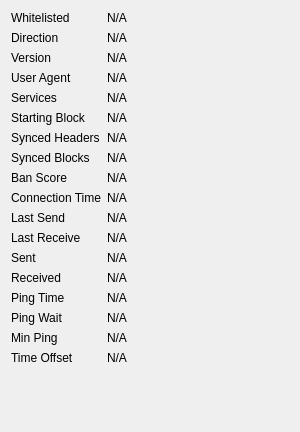
             <widget class="QWidget" name="detailWidget">
              <property name="geometry">
               <rect>
                <x>0</x>
                <y>0</y>
                <width>300</width>
                <height>432</height>
               </rect>
              </property>
              <property name="minimumSize">
               <size>
                <width>300</width>
                <height>0</height>
               </size>
              </property>
              <layout class="QGridLayout" name="gridLayout_2" columnstretch="0,1">
               <item row="0" column="0">
                <widget class="QLabel" name="label_30">
                 <property name="text">
                  <string>Whitelisted</string>
                 </property>
                </widget>
               </item>
               <item row="0" column="1">
                <widget class="QLabel" name="peerWhitelisted">
                 <property name="cursor">
                  <cursorShape>IBeamCursor</cursorShape>
                 </property>
                 <property name="text">
                  <string>N/A</string>
                 </property>
                 <property name="textFormat">
                  <enum>Qt::PlainText</enum>
                 </property>
                 <property name="textInteractionFlags">
                  <set>Qt::LinksAccessibleByMouse|Qt::TextSelectableByMouse</set>
                 </property>
                </widget>
               </item>
               <item row="1" column="0">
                <widget class="QLabel" name="label_23">
                 <property name="text">
                  <string>Direction</string>
                 </property>
                </widget>
               </item>
               <item row="1" column="1">
                <widget class="QLabel" name="peerDirection">
                 <property name="cursor">
                  <cursorShape>IBeamCursor</cursorShape>
                 </property>
                 <property name="text">
                  <string>N/A</string>
                 </property>
                 <property name="textFormat">
                  <enum>Qt::PlainText</enum>
                 </property>
                 <property name="textInteractionFlags">
                  <set>Qt::LinksAccessibleByMouse|Qt::TextSelectableByMouse</set>
                 </property>
                </widget>
               </item>
               <item row="2" column="0">
                <widget class="QLabel" name="label_21">
                 <property name="text">
                  <string>Version</string>
                 </property>
                </widget>
               </item>
               <item row="2" column="1">
                <widget class="QLabel" name="peerVersion">
                 <property name="cursor">
                  <cursorShape>IBeamCursor</cursorShape>
                 </property>
                 <property name="text">
                  <string>N/A</string>
                 </property>
                 <property name="textFormat">
                  <enum>Qt::PlainText</enum>
                 </property>
                 <property name="textInteractionFlags">
                  <set>Qt::LinksAccessibleByMouse|Qt::TextSelectableByMouse</set>
                 </property>
                </widget>
               </item>
               <item row="3" column="0">
                <widget class="QLabel" name="label_28">
                 <property name="text">
                  <string>User Agent</string>
                 </property>
                </widget>
               </item>
               <item row="3" column="1">
                <widget class="QLabel" name="peerSubversion">
                 <property name="cursor">
                  <cursorShape>IBeamCursor</cursorShape>
                 </property>
                 <property name="text">
                  <string>N/A</string>
                 </property>
                 <property name="textFormat">
                  <enum>Qt::PlainText</enum>
                 </property>
                 <property name="textInteractionFlags">
                  <set>Qt::LinksAccessibleByMouse|Qt::TextSelectableByMouse</set>
                 </property>
                </widget>
               </item>
               <item row="4" column="0">
                <widget class="QLabel" name="label_4">
                 <property name="text">
                  <string>Services</string>
                 </property>
                </widget>
               </item>
               <item row="4" column="1">
                <widget class="QLabel" name="peerServices">
                 <property name="cursor">
                  <cursorShape>IBeamCursor</cursorShape>
                 </property>
                 <property name="text">
                  <string>N/A</string>
                 </property>
                 <property name="textFormat">
                  <enum>Qt::PlainText</enum>
                 </property>
                 <property name="textInteractionFlags">
                  <set>Qt::LinksAccessibleByMouse|Qt::TextSelectableByMouse</set>
                 </property>
                </widget>
               </item>
               <item row="5" column="0">
                <widget class="QLabel" name="label_29">
                 <property name="text">
                  <string>Starting Block</string>
                 </property>
                </widget>
               </item>
               <item row="5" column="1">
                <widget class="QLabel" name="peerHeight">
                 <property name="cursor">
                  <cursorShape>IBeamCursor</cursorShape>
                 </property>
                 <property name="text">
                  <string>N/A</string>
                 </property>
                 <property name="textFormat">
                  <enum>Qt::PlainText</enum>
                 </property>
                 <property name="textInteractionFlags">
                  <set>Qt::LinksAccessibleByMouse|Qt::TextSelectableByMouse</set>
                 </property>
                </widget>
               </item>
               <item row="6" column="0">
                <widget class="QLabel" name="label_27">
                 <property name="text">
                  <string>Synced Headers</string>
                 </property>
                </widget>
               </item>
               <item row="6" column="1">
                <widget class="QLabel" name="peerSyncHeight">
                 <property name="cursor">
                  <cursorShape>IBeamCursor</cursorShape>
                 </property>
                 <property name="text">
                  <string>N/A</string>
                 </property>
                 <property name="textFormat">
                  <enum>Qt::PlainText</enum>
                 </property>
                 <property name="textInteractionFlags">
                  <set>Qt::LinksAccessibleByMouse|Qt::TextSelectableByMouse</set>
                 </property>
                </widget>
               </item>
               <item row="7" column="0">
                <widget class="QLabel" name="label_25">
                 <property name="text">
                  <string>Synced Blocks</string>
                 </property>
                </widget>
               </item>
               <item row="7" column="1">
                <widget class="QLabel" name="peerCommonHeight">
                 <property name="cursor">
                  <cursorShape>IBeamCursor</cursorShape>
                 </property>
                 <property name="text">
                  <string>N/A</string>
                 </property>
                 <property name="textFormat">
                  <enum>Qt::PlainText</enum>
                 </property>
                 <property name="textInteractionFlags">
                  <set>Qt::LinksAccessibleByMouse|Qt::TextSelectableByMouse</set>
                 </property>
                </widget>
               </item>
               <item row="8" column="0">
                <widget class="QLabel" name="label_24">
                 <property name="text">
                  <string>Ban Score</string>
                 </property>
                </widget>
               </item>
               <item row="8" column="1">
                <widget class="QLabel" name="peerBanScore">
                 <property name="cursor">
                  <cursorShape>IBeamCursor</cursorShape>
                 </property>
                 <property name="text">
                  <string>N/A</string>
                 </property>
                 <property name="textFormat">
                  <enum>Qt::PlainText</enum>
                 </property>
                 <property name="textInteractionFlags">
                  <set>Qt::LinksAccessibleByMouse|Qt::TextSelectableByMouse</set>
                 </property>
                </widget>
               </item>
               <item row="9" column="0">
                <widget class="QLabel" name="label_22">
                 <property name="text">
                  <string>Connection Time</string>
                 </property>
                </widget>
               </item>
               <item row="9" column="1">
                <widget class="QLabel" name="peerConnTime">
                 <property name="cursor">
                  <cursorShape>IBeamCursor</cursorShape>
                 </property>
                 <property name="text">
                  <string>N/A</string>
                 </property>
                 <property name="textFormat">
                  <enum>Qt::PlainText</enum>
                 </property>
                 <property name="textInteractionFlags">
                  <set>Qt::LinksAccessibleByMouse|Qt::TextSelectableByMouse</set>
                 </property>
                </widget>
               </item>
               <item row="10" column="0">
                <widget class="QLabel" name="label_15">
                 <property name="text">
                  <string>Last Send</string>
                 </property>
                </widget>
               </item>
               <item row="10" column="1">
                <widget class="QLabel" name="peerLastSend">
                 <property name="cursor">
                  <cursorShape>IBeamCursor</cursorShape>
                 </property>
                 <property name="text">
                  <string>N/A</string>
                 </property>
                 <property name="textFormat">
                  <enum>Qt::PlainText</enum>
                 </property>
                 <property name="textInteractionFlags">
                  <set>Qt::LinksAccessibleByMouse|Qt::TextSelectableByMouse</set>
                 </property>
                </widget>
               </item>
               <item row="11" column="0">
                <widget class="QLabel" name="label_19">
                 <property name="text">
                  <string>Last Receive</string>
                 </property>
                </widget>
               </item>
               <item row="11" column="1">
                <widget class="QLabel" name="peerLastRecv">
                 <property name="cursor">
                  <cursorShape>IBeamCursor</cursorShape>
                 </property>
                 <property name="text">
                  <string>N/A</string>
                 </property>
                 <property name="textFormat">
                  <enum>Qt::PlainText</enum>
                 </property>
                 <property name="textInteractionFlags">
                  <set>Qt::LinksAccessibleByMouse|Qt::TextSelectableByMouse</set>
                 </property>
                </widget>
               </item>
               <item row="12" column="0">
                <widget class="QLabel" name="label_18">
                 <property name="text">
                  <string>Sent</string>
                 </property>
                </widget>
               </item>
               <item row="12" column="1">
                <widget class="QLabel" name="peerBytesSent">
                 <property name="cursor">
                  <cursorShape>IBeamCursor</cursorShape>
                 </property>
                 <property name="text">
                  <string>N/A</string>
                 </property>
                 <property name="textFormat">
                  <enum>Qt::PlainText</enum>
                 </property>
                 <property name="textInteractionFlags">
                  <set>Qt::LinksAccessibleByMouse|Qt::TextSelectableByMouse</set>
                 </property>
                </widget>
               </item>
               <item row="13" column="0">
                <widget class="QLabel" name="label_20">
                 <property name="text">
                  <string>Received</string>
                 </property>
                </widget>
               </item>
               <item row="13" column="1">
                <widget class="QLabel" name="peerBytesRecv">
                 <property name="cursor">
                  <cursorShape>IBeamCursor</cursorShape>
                 </property>
                 <property name="text">
                  <string>N/A</string>
                 </property>
                 <property name="textFormat">
                  <enum>Qt::PlainText</enum>
                 </property>
                 <property name="textInteractionFlags">
                  <set>Qt::LinksAccessibleByMouse|Qt::TextSelectableByMouse</set>
                 </property>
                </widget>
               </item>
               <item row="14" column="0">
                <widget class="QLabel" name="label_26">
                 <property name="text">
                  <string>Ping Time</string>
                 </property>
                </widget>
               </item>
               <item row="14" column="1">
                <widget class="QLabel" name="peerPingTime">
                 <property name="cursor">
                  <cursorShape>IBeamCursor</cursorShape>
                 </property>
                 <property name="text">
                  <string>N/A</string>
                 </property>
                 <property name="textFormat">
                  <enum>Qt::PlainText</enum>
                 </property>
                 <property name="textInteractionFlags">
                  <set>Qt::LinksAccessibleByMouse|Qt::TextSelectableByMouse</set>
                 </property>
                </widget>
               </item>
               <item row="15" column="0">
                <widget class="QLabel" name="peerPingWaitLabel">
                 <property name="toolTip">
                  <string>The duration of a currently outstanding ping.</string>
                 </property>
                 <property name="text">
                  <string>Ping Wait</string>
                 </property>
                </widget>
               </item>
               <item row="15" column="1">
                <widget class="QLabel" name="peerPingWait">
                 <property name="cursor">
                  <cursorShape>IBeamCursor</cursorShape>
                 </property>
                 <property name="text">
                  <string>N/A</string>
                 </property>
                 <property name="textFormat">
                  <enum>Qt::PlainText</enum>
                 </property>
                 <property name="textInteractionFlags">
                  <set>Qt::LinksAccessibleByMouse|Qt::TextSelectableByMouse</set>
                 </property>
                </widget>
               </item>
               <item row="16" column="0">
                <widget class="QLabel" name="peerMinPingLabel">
                 <property name="text">
                  <string>Min Ping</string>
                 </property>
                </widget>
               </item>
               <item row="16" column="1">
                <widget class="QLabel" name="peerMinPing">
                 <property name="cursor">
                  <cursorShape>IBeamCursor</cursorShape>
                 </property>
                 <property name="text">
                  <string>N/A</string>
                 </property>
                 <property name="textFormat">
                  <enum>Qt::PlainText</enum>
                 </property>
                 <property name="textInteractionFlags">
                  <set>Qt::LinksAccessibleByMouse|Qt::TextSelectableByMouse</set>
                 </property>
                </widget>
               </item>
               <item row="17" column="0">
                <widget class="QLabel" name="label_timeoffset">
                 <property name="text">
                  <string>Time Offset</string>
                 </property>
                </widget>
               </item>
               <item row="17" column="1">
                <widget class="QLabel" name="timeoffset">
                 <property name="cursor">
                  <cursorShape>IBeamCursor</cursorShape>
                 </property>
                 <property name="text">
                  <string>N/A</string>
                 </property>
                 <property name="textFormat">
                  <enum>Qt::PlainText</enum>
                 </property>
                 <property name="textInteractionFlags">
                  <set>Qt::LinksAccessibleByMouse|Qt::TextSelectableByMouse</set>
                 </property>
                </widget>
               </item>
               <item row="18" column="0">
                <spacer name="verticalSpacer_3">
                 <property name="orientation">
                  <enum>Qt::Vertical</enum>
                 </property>
                 <property name="sizeHint" stdset="0">
                  <size>
                   <width>20</width>
                   <height>40</height>
                  </size>
                 </property>
                </spacer>
               </item>
              </layout>
             </widget>
